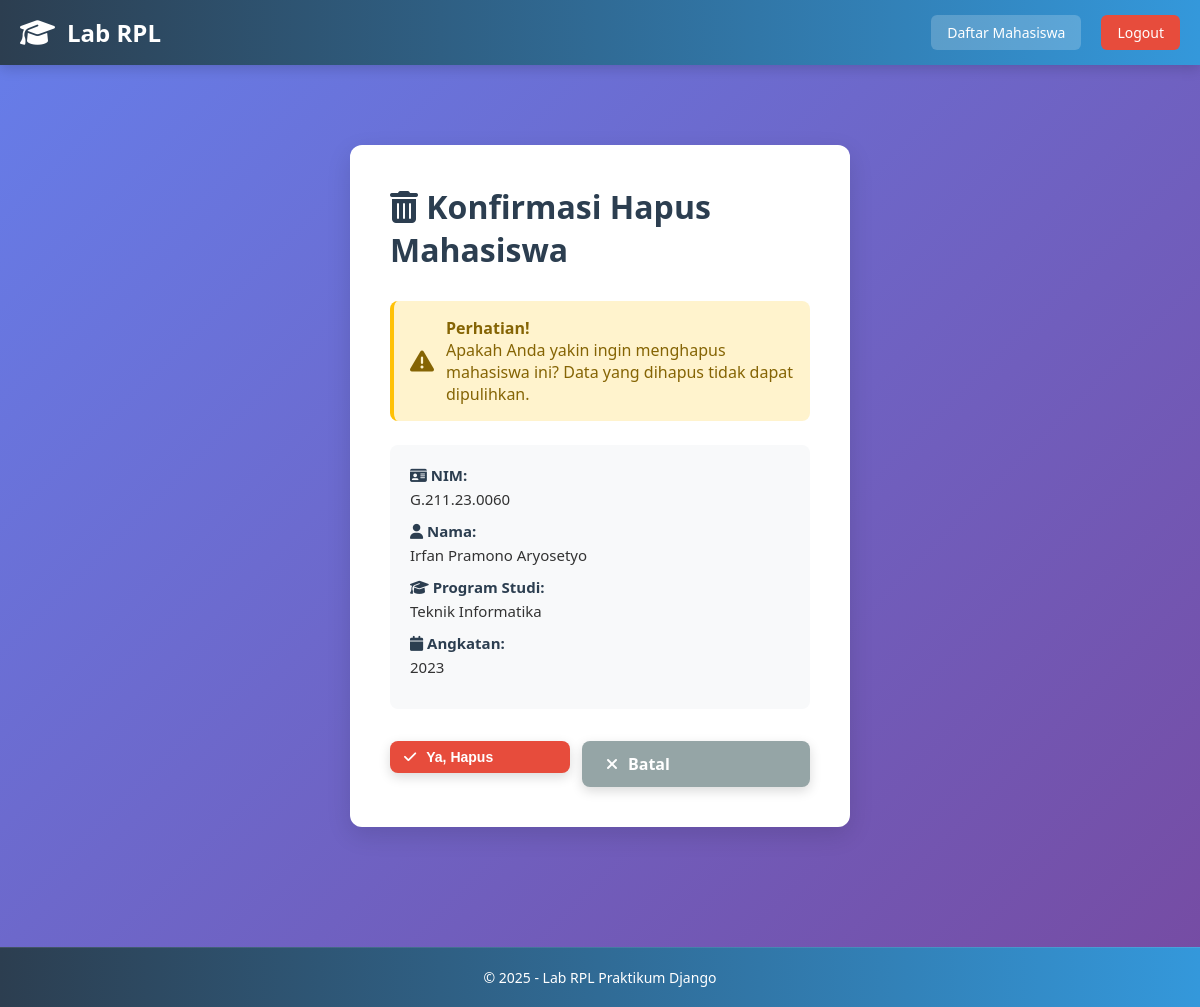
Page /mahasiswa/hapus/3/ (signed in) on the committed database.
### mahasiswa/models.py (models this page shows, shortened)
class Mahasiswa(models.Model):
    nim = models.CharField(max_length=15, unique=True)
    nama = models.CharField(max_length=100)
    programstudi = models.CharField(max_length=50)
    angkatan = models.IntegerField(max_length=4)

### mahasiswa/views.py (the view)
# urls.py: path('hapus/<int:pk>/', views.hapus_mahasiswa, name='hapus_mahasiswa'),
@login_required(login_url='/accounts/login/')
def hapus_mahasiswa(request, pk):
    mahasiswa = get_object_or_404(Mahasiswa, pk=pk)
    if request.method == 'POST':
        mahasiswa.delete()
        return redirect('daftar_mahasiswa')
    return render(request, 'mahasiswa/konfirmasi_hapus.html', {'mahasiswa': mahasiswa})

### mahasiswa/templates/mahasiswa/konfirmasi_hapus.html (shortened to what this page needs)
{% extends 'mahasiswa/base.html' %} {% load static %} {% block content %}
<div class="confirm-box">
    <h2 style="text-align: left; color: #2c3e50; text-shadow: none; margin-bottom: 30px;">
        <i class="fas fa-trash-alt"></i> Konfirmasi Hapus Mahasiswa
    </h2>
    <div class="confirm-warning">
        <i class="fas fa-exclamation-triangle"></i>
        <div>
            <strong>Perhatian!</strong>
            <p>Apakah Anda yakin ingin menghapus mahasiswa ini? Data yang dihapus tidak dapat dipulihkan.</p>
        </div>
    </div>
    <div class="confirm-details">
        <p>
            <strong><i class="fas fa-id-card"></i> NIM:</strong>
            {{ mahasiswa.nim }}
        </p>
        <p>
            <strong><i class="fas fa-user"></i> Nama:</strong>
            {{ mahasiswa.nama }}
        </p>
        <p>
            <strong><i class="fas fa-graduation-cap"></i> Program Studi:</strong>
            {{ mahasiswa.programstudi }}
        </p>
        <p>
            <strong><i class="fas fa-calendar"></i> Angkatan:</strong>
            {{ mahasiswa.angkatan }}
        </p>
    </div>
    <div class="form-actions">
        <form method="POST" style="flex: 1;">
            <button type="submit" class="btn btn-delete" style="width: 100%;">
                <i class="fas fa-check"></i> Ya, Hapus
            </button>
        </form>
        <a href="{% url 'daftar_mahasiswa' %}" class="btn btn-cancel" style="flex: 1;">
            <i class="fas fa-times"></i> Batal
        </a>
    </div>
</div>
{% endblock %}

### mahasiswa/static/mahasiswa/css/style.css (style rules this page uses)
* { margin: 0; padding: 0; box-sizing: border-box; }
body { font-family: 'Segoe UI', Tahoma, Geneva, Verdana, sans-serif; background: linear-gradient(135deg, #667eea 0%, #764ba2 100%); color: #333; min-height: 100vh; display: flex; flex-direction: column; }
h2 { text-align: center; margin-bottom: 40px; color: white; font-size: 32px; font-weight: bold; text-shadow: 2px 2px 4px rgba(0, 0, 0, 0.2); }
.btn { display: inline-flex; align-items: center; gap: 10px; padding: 12px 24px; background-color: white; color: #667eea; text-decoration: none; border: none; border-radius: 8px; cursor: pointer; transition: all 0.3s ease; font-size: 16px; font-weight: 600; box-shadow: 0 4px 12px rgba(0, 0, 0, 0.15); }
.btn-delete { background-color: #e74c3c; color: white; padding: 8px 14px; font-size: 14px; }
.form-actions { display: flex; gap: 12px; justify-content: center; margin-top: 32px; }
.form-actions .btn { flex: 1; }
.btn-cancel { background-color: #95a5a6; color: white; }
.confirm-box { background-color: white; padding: 40px; border-radius: 12px; box-shadow: 0 8px 24px rgba(0, 0, 0, 0.12); max-width: 500px; margin: 40px auto; animation: slideUp 0.5s ease; }
.confirm-warning { background-color: #fff3cd; color: #856404; padding: 16px; border-radius: 8px; border-left: 4px solid #ffc107; margin-bottom: 24px; display: flex; align-items: center; gap: 12px; }
.confirm-warning i { font-size: 24px; }
.confirm-details { background-color: #f8f9fa; padding: 20px; border-radius: 8px; margin-bottom: 24px; }
.confirm-details p { margin-bottom: 12px; font-size: 15px; }
.confirm-details strong { color: #2c3e50; display: block; margin-bottom: 4px; }

### rows in the picture
Mahasiswa: nim "G.211.23.0060", nama "Irfan Pramono Aryosetyo", programstudi "Teknik Informatika", angkatan "2023"
